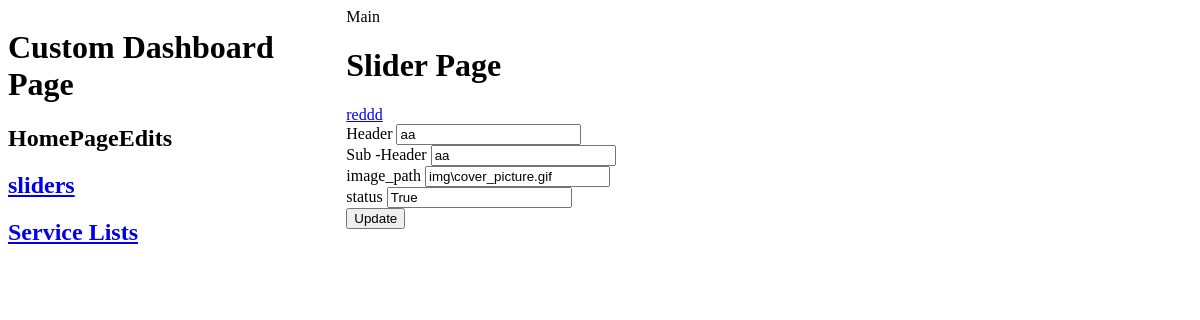
Page /customadmin/dashboard/slider/ on the earlier database version.
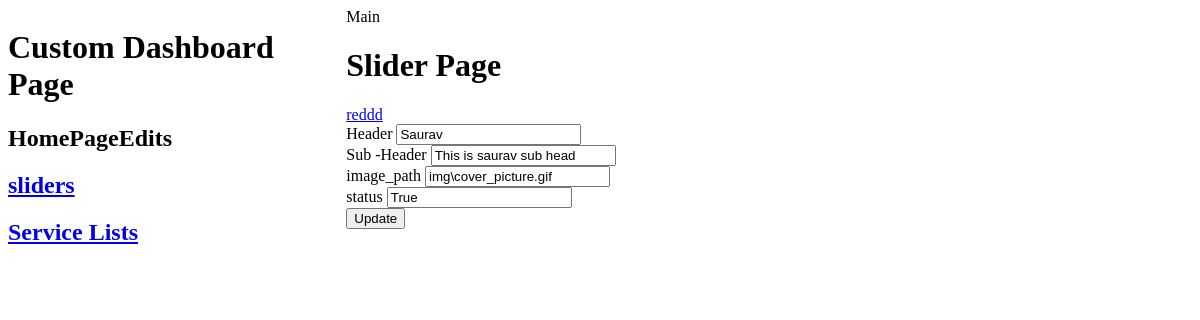
Same page on the later database version.
### adminground/models.py (models this page shows, shortened)
class Slider(models.Model):
    header = models.CharField(max_length=100)
    sub_header = models.CharField(max_length=100)
    image_path = models.CharField(max_length=100)
    active = models.BooleanField(default=False)

### customadmin/views.py (the view)
# urls.py: path('dashboard/slider/', views.cust_slider, name='slider'),
def cust_slider(request):
    objs = Slider.objects.all()
    objs_list =  {
            'id': objs[0].id,
            'header': objs[0].header,
            'sub_header': objs[0].sub_header,
            'image_path': objs[0].image_path,
            'active': objs[0].active
        }
    return render(request , 'sliders.html', {'datas': objs_list})

### customadmin/templates/sliders.html (shortened to what this page needs)
<!DOCTYPE html>
<html lang="en">
    <head>
    </head>
    <body>
        <div style="display: flex;justify-content: space-evenly
        ;">
            <div style="width: 40%;">
                <h1>Custom Dashboard Page</h1>
                <h2>HomePageEdits</h2>
                <div>
                    <a href="{% url 'slider' %}">
                        <h2>sliders</h2>
                    </a>
                    <a href="{% url 'servicelist' %}">
                        <h2>Service Lists</h2>
                    </a>
                </div>
            </div>
            <div style="width:100%;">
                <div>Main</div>
                <div><h1>Slider Page</h1></div>
                <a href="{% url 'servicelist'  %}"> reddd</a>
                <div class="container">
                    <form action="{% url 'update_servicelist' datas.id %} " method="POST">
                        <div>
                            Header
                            <input type="text" name="header" value="{{datas.header}}">
                        </div>
                        <div>
                            Sub -Header
                            <input type="text" name="sub_header" value="{{datas.sub_header}}">
                        </div>
                        <div>
                            image_path
                            <input type="text" name="image_path" value="{{datas.image_path}}">
                        </div>
                        <div>
                            status
                            <input type="text" name="status" value="{{datas.active}}">
                        </div>
                        <div>
                            <button type="submit">Update</button>
                        </div>
                    </form>
                </div>
            </div>
        </div>
    </body>
</html>

Differences in the rows shown:
changed Slider "img\\cover_picture.gif": header "aa" → "Saurav"; sub_header "aa" → "This is saurav sub head"
